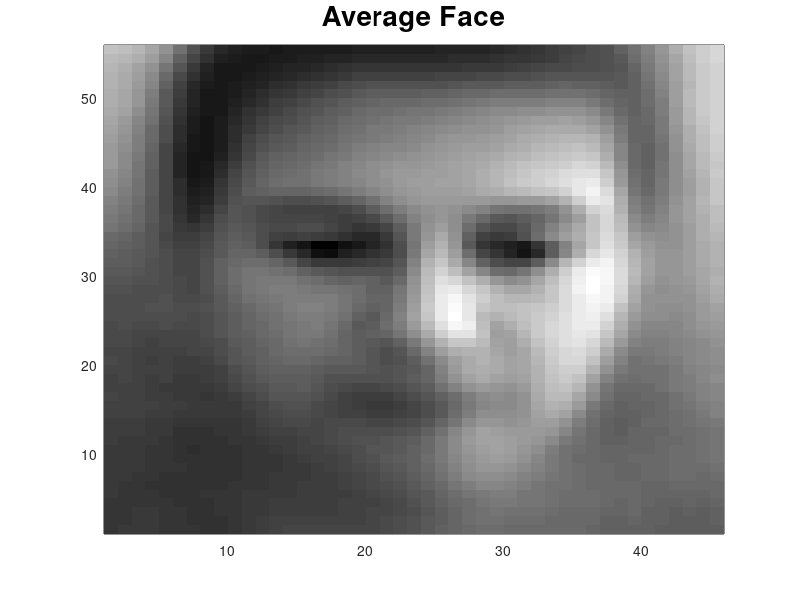
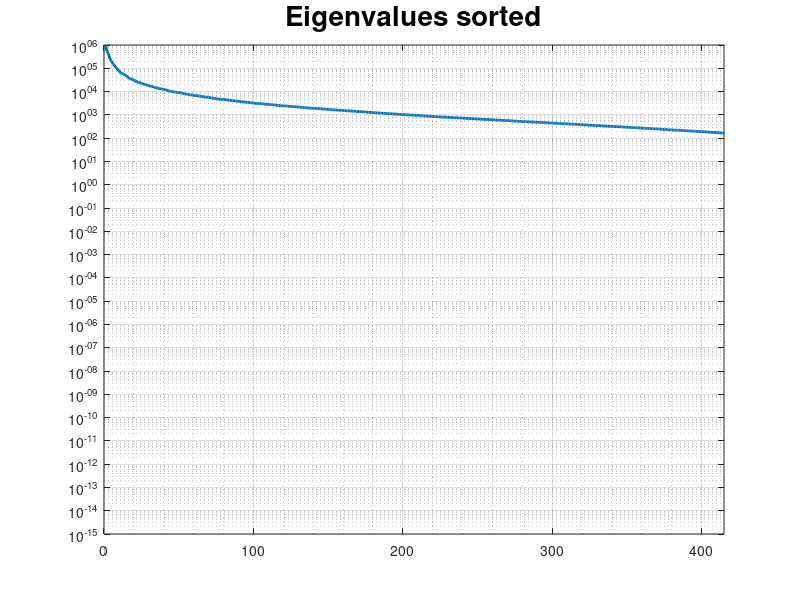
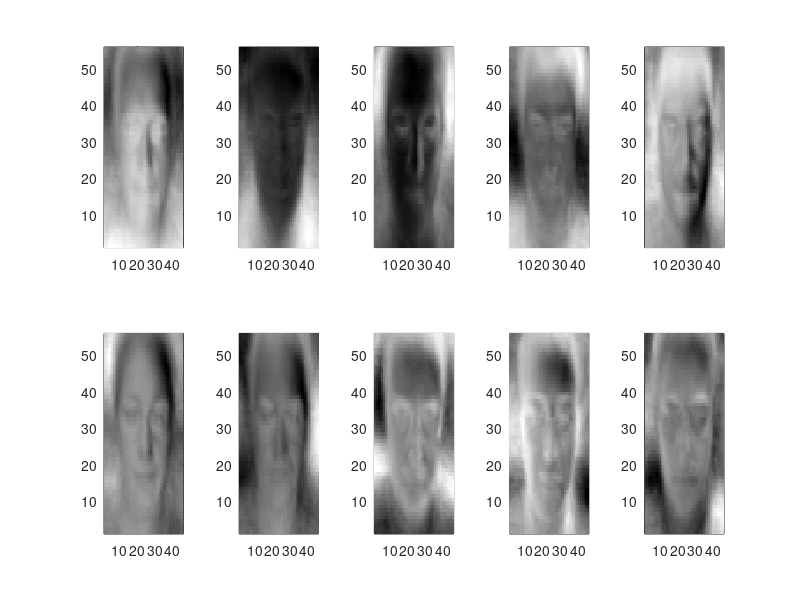

Recreate these plots in MATLAB, in order.
%%
% Second Attempt at Q1 PCA

% clean up
clc
close all
clear variables

% load partitioned data
load Separated_Data.mat

% change showPlots to 1 to get images
showPlots = true;

%% Normalise and plot mean face

% subtract mean face from training faces
mean_Face = mean(training,2);
training_t = training - mean_Face;

% plot mean face
if showPlots == true
    figure(1)
    for i = 1:46 %extract image one line at a time
        mean_Face_m(1:56,i) = rot90(mean_Face((i-1)*56+1:i*56), 2);
    end
    
    h = pcolor(mean_Face_m);
    set(h,'edgecolor','none');
    colormap gray
    title('Average Face','fontsize',20)
end

%% Do math and all

% Calculate Covariance Matrix
wid = size(training_t, 2);
faceCov = (training_t*training_t')/wid;

% Find eigenvalues and eigenvectors, D is a diagonal matrix - pointless
[V,D] = eig(faceCov);

% Move the diagonal onto an array
for i = 1:length(D)
    eigVals(i) = D(i,i);
end

%% plot eig vals

% Plot all eigenvalues sorted. Number of non-zero eigenvalues should be N -
% 1, where N is number of training data (416 in this case)
if showPlots == true
    figure(2)
    plot(sort(eigVals,'descend'),'linewidth',2)
    set(gca,'YScale','log')
    title('Eigenvalues sorted','fontsize',20)
    xlim([0 415])
    grid on
    grid minor
end

%% get M best eigenvectors/values

% technically the eigenvalues are presorted in the ascending order. But
% just to be sure sort them again
num_eigs = 50;
[sortedEigs,sortedIdx] = sort(eigVals,'descend');
bestIdx = sortedIdx(1:num_eigs);
eigVals_best = sortedEigs(1:num_eigs);
eigVecs_best = V(:,bestIdx);

%% plot 10 eigenfaces

if showPlots == true
    figure(3)
    for j = 1:10
        for i = 1:46 %extract image one line at a time
            eigFace(1:56,i,j) = rot90(eigVecs_best((i-1)*56+1:i*56,j), 2);
            
        end
        subplot(2,5,j)
        h = pcolor(eigFace(:,:,j));
        set(h,'edgecolor','none');
        colormap gray
    end
end
